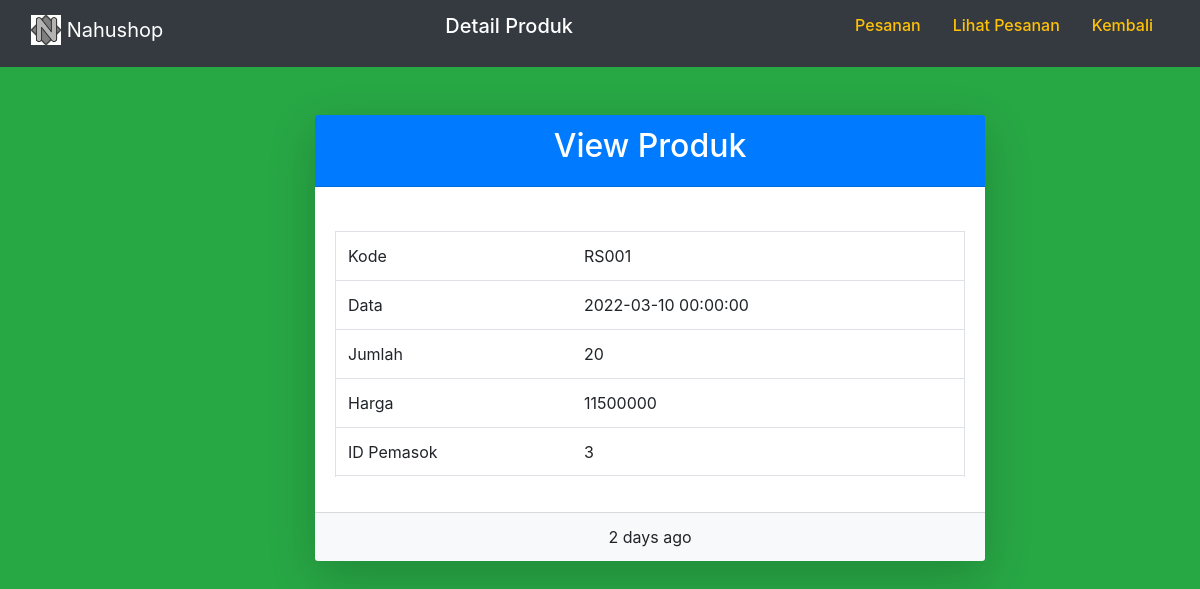
The app's page /halaman_belakang/tambah_restock/view.php?view=1 with its own data.
### tables this page shows
CREATE TABLE `restock` (
  `id` int(11) NOT NULL,
  `restock_number` varchar(45) DEFAULT NULL,
  `date` datetime DEFAULT NULL,
  `qty` int(11) DEFAULT NULL,
  `price` int(11) DEFAULT NULL,
  `supplier_id` int(11) NOT NULL
);

### halaman_belakang/tambah_restock/view.php (the view, shortened to what this page needs)
<?php
include '../../databases/koneksi.php';
if (isset($_GET['view'])) {
    $id = $_GET['view'];
    $query = "SELECT * FROM restock WHERE id = '$id';";
    $sql = mysqli_query($koneksi, $query);
    $result = mysqli_fetch_assoc($sql);
}
?>
<!DOCTYPE html>
<html lang="en">
<head>
    <link rel="stylesheet" href="https://cdn.jsdelivr.net/npm/bootstrap@4.6.2/dist/css/bootstrap.min.css">
</head>
<body class="bg-success">
    <div class="container-fluid">
        <div class="row">
		        <div class="col-md-12 bg-dark">
			        <nav class="navbar navbar-light bg-dark ">
				        <a class="navbar-brand text-white" href="#">
					        <img src="../../img/46.png" width="30" height="30" class="d-inline-block align-top " alt="">
					        Nahushop
				        </a>
                        <h5 class="text-white">Detail Produk</h5>
				        <ul class="nav justify-content-center">
					        <li class="nav-item">
						        <h6><a class="nav-link  text-warning" href="../../halaman_belakang/pesanan.php?tambah">Pesanan</a></h6>
					        </li>
					        <li class="nav-item">
						        <h6><a class="nav-link  text-warning" href="../../halaman_belakang/lihatpesanan.php?tambah">Lihat Pesanan</a></h6>
					        </li>
					        <li class="nav-item ">
						<h6><a class="nav-link active text-warning" href="../../halaman_belakang/restock.php">Kembali</a></h6>
					        </li>
				        </ul>
			        </nav>
		        </div>
            <div class="col-md-3 text-white">
            </div>
            <div class="col-lg-7">
                <div class="card shadow-lg border-0 rounded-lg mt-5">
                    <div class="card-header text-white bg-primary text-center">
                        <h2>View Produk</h2>
                    </div>
                    <div class="card-body">
                        <table class="table border">
                            <tr>
                                <td>Kode</td>
                                <td><?= $result['restock_number'] ?></td>
                            </tr><br>
                            <tr>
                                <td>Data</td>
                                <td><?= $result['date'] ?></td>
                            </tr>
                            <tr>
                                <td>Jumlah</td>
                                <td><?= $result['qty'] ?></td>
                            </tr>
                            <tr>
                                <td>Harga</td>
                                <td><?= $result['price'] ?></td>
                            </tr>
                            <tr>
                                <td>ID Pemasok</td>
                                <td><?= $result['supplier_id'] ?></td>
                            </tr>
                        </table>
                    </div>
                    <div class="card-footer bg-light text-center">
                        2 days ago
                    </div>
                </div>
            </div>
        </div>
    </div>
</body>
</html>

### records on screen
restock: restock_number "RS001", date "2022-03-10 00:00:00", qty "20", price "11500000", supplier "3"
